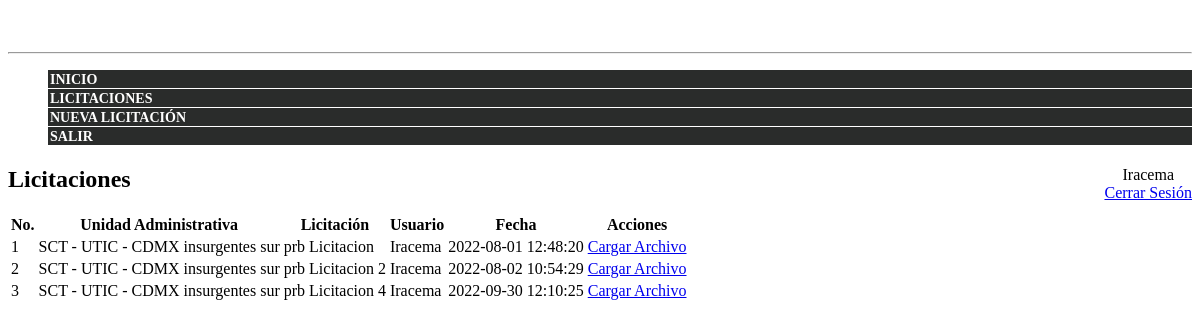
/admin/listLicitaciones.php (signed in), run on the app's committed database.
### tables this page shows
CREATE TABLE `usuarios` (
  `idUsuario` int(11) NOT NULL,
  `idRol` int(11) DEFAULT NULL,
  `idUnAd` int(11) DEFAULT NULL,
  `nombre` varchar(100) DEFAULT NULL,
  `apPaterno` varchar(100) DEFAULT NULL,
  `apMaterno` varchar(100) DEFAULT NULL,
  `correo` varchar(150) DEFAULT NULL,
  `password` varchar(150) DEFAULT NULL,
  `activo` int(11) NOT NULL DEFAULT 0,
  `fechaCreacion` datetime NOT NULL DEFAULT current_timestamp()
);

CREATE TABLE `licitaciones` (
  `idLicitacion` int(11) NOT NULL,
  `idUnAd` int(11) DEFAULT NULL,
  `idUsuario` int(11) DEFAULT NULL,
  `licitacion` text DEFAULT NULL,
  `activo` int(11) NOT NULL DEFAULT 0,
  `fechaCreacion` datetime NOT NULL DEFAULT current_timestamp()
);

CREATE TABLE `unidad_admin` (
  `idUniAd` int(11) NOT NULL,
  `unidadAdmin` varchar(500) DEFAULT NULL,
  `activo` int(11) NOT NULL DEFAULT 0,
  `fechaCreacion` datetime NOT NULL DEFAULT current_timestamp()
);

### brules/usuariosObj.php (called while the page is built, shortened)
<?php
$dirname = dirname(__DIR__);
include_once  $dirname.'/database/usuariosBD.php';
include_once  $dirname.'/database/datosBD.php';
class usuariosObj {
    public function UserByID($id){
        $usrDS = new usuariosBD();
        $obj = new usuariosObj();
        $datosBD = new datosBD();
        $result = $usrDS->UserByID($id);
        return $datosBD->setDatos($result, $obj);
    }
}

### common/config.php (called while the page is built, shortened)
<?php
$cfg_server='127.0.0.1';
$cfg_user='arturo';
$cfg_db='licitaciones_db';
$cfg_pw='beartree';
?>

### common/DataServices.php (called while the page is built, shortened)
<?php
class DataServices{
	private $m_HostName;
	private $m_UserNameDB;
	private $m_PasswordDB;
	private $m_DatabaseName;
	private $m_QueriesXML;
	private $connectionStatus;
	public function getProperties(){
            include 'config.php';
            $this->m_HostName = $cfg_server;
            $this->m_UserNameDB = $cfg_user;
            $this->m_PasswordDB = $cfg_pw;
            $this->m_DatabaseName = $cfg_db;
	 }
	public function OpenConnection(){
		if (!$this->connectionStatus){
                        $this->connectionStatus = mysqli_connect($this->m_HostName, $this->m_UserNameDB, $this->m_PasswordDB, $this->m_DatabaseName);
                        mysqli_query($this->connectionStatus, "SET NAMES 'utf8'");
		}
	}
	public function OpenXML(){
		if (file_exists('../common/CommandServices.xml')) {
			$xmlDoc = simplexml_load_file("../common/CommandServices.xml") ;
		}
		else{
			$xmlDoc = simplexml_load_file("common/CommandServices.xml") ;
		}
	 	$this->m_QueriesXML = $xmlDoc ;
	}
	private function validaParams($params){
		$retParams = array();
		foreach ($params as $param) {
			$retParams[] = str_replace("?","&quest;", $param);
		}
		return $retParams;
	}
	public function Execute($queryName, $param, $id = FALSE, $up = FALSE){
		$query = "Command[@id='$queryName']/query";
		$node = $this->m_QueriesXML->xpath($query) ;
		$queryStr = (string)$node[0];
		$param = $this->validaParams($param);
		$queryStr = $this->ReplaceParam($param, $queryStr);
		$result =  mysqli_query($this->connectionStatus,$queryStr);
		return $result;
	}
	public function ReplaceParam($param, $query)
	{
		foreach ($param as $value)
		{
			$pos = strpos($query, "?");
			$count = strlen($query);
			$query = substr_replace($query, $value, $pos, -($count-($pos-1)) );
			$count = strlen($query);
			$pos = strpos($query, "?");
			$query = substr_replace($query, "", $pos, -($count-($pos+1)) );
		}
		$query = str_ireplace("?"," ",$query);
		return $query;
	}
}
?>

### database/usuariosBD.php (called while the page is built, shortened)
<?php
$dirname = dirname(__DIR__);
include_once  $dirname.'/common/DataServices.php';
class usuariosBD {
    public function UserByID($idUser){
        $ds = new DataServices();
        $param[0]= $idUser;
        $result = $ds->Execute("UserByID", $param);
        return $result;
    }
}

### database/datosBD.php (called while the page is built, shortened)
<?php
class datosBD {
    public function setDatos($result, $objeto=array()){
        $myRows = ($result)?mysqli_fetch_object($result):NULL;
        if($myRows == NULL)
        {
        	return (object)$objeto;
        }
        else
        {
        	return $myRows;
    	}
    }
    public function arrDatosObj($result){
        $array = array();
        if ($result)
        {
            while ($myRows = mysqli_fetch_object($result)){
                $array[] = $myRows;
            }
        }
        return $array;
    }
}
    ?>

### brules/licitacionesObj.php (called while the page is built, shortened)
<?php
$dirname = dirname(__DIR__);
include_once  $dirname.'/database/licitacionesBD.php';
include_once  $dirname.'/database/datosBD.php';
class licitacionesObj{
    public function GetAllLicitaciones($licitacionesIds = ""){
        $ds = new licitacionesBD();
        $datosBD = new datosBD();
        $result = $ds->GetallLicitaciones($licitacionesIds);
        $array = $datosBD->arrDatosObj($result);
        return $array;
    }
}
?>

### database/licitacionesBD.php (called while the page is built, shortened)
<?php
$dirname = dirname(__DIR__);
include_once  $dirname.'/common/DataServices.php';
class licitacionesBD {
    public function GetallLicitaciones($licitacionesIds = ""){
        $ds = new DataServices();
        $param[0]= ($licitacionesIds != "")?" WHERE idUnAd IN (".$licitacionesIds.") ":"";
        $result = $ds->Execute("GetAllLicitaciones", $param);
        return $result;
    }
}
?>

### admin/listLicitaciones.php (the view, shortened to what this page needs)
<?php
include_once '../brules/usuariosObj.php';
include_once '../brules/licitacionesObj.php';
$usuariosObj = new usuariosObj();
$licitacionesObj = new licitacionesObj();
$datosUsr = $usuariosObj->UserByID($_SESSION['idUsuario']);
$colLicitaciones = $licitacionesObj->GetAllLicitaciones($id = "");
?>
<!DOCTYPE html>
<html lang="es">
<head>
    <link href="../css/style.css" rel="stylesheet">
    <link href="https://framework-gb.cdn.gob.mx/assets/styles/main.css" rel="stylesheet">
</head>
<body>
    <section class="section-internas">
        <div class="panel-body">
            <div class="container-fluid">
                <div class="row">
                    <div class="colmenu col-md-2 menu_bg ">
                        <br><br><hr>
                        <ul>
                            <li class="li_menu inicio"><a href="index.php">Inicio</a></li>
                            <li class="li_menu licitaciones"><a href="listLicitaciones.php">Licitaciones</a></li>
                            <li class="li_menu new_licitacion"><a href="frmLicitacion.php">Nueva Licitaci&oacute;n</a></li>
                            <li class="li_menu salir"><a href="logout.php">Salir</a></li>
                        </ul>
                    </div>
                    <div class="col-md-10">
                        <h1 class="titulo">Licitaciones <span class="pull-right"><?php echo $datosUsr->nombre; ?><br><a href="logout.php">Cerrar Sesi&oacute;n</a></span> </h1>
                        <div class="cont_iconos">
        			    <div class="row">
                            <div class="row">
                                <div class="col-md-12">
                                    <table class="table">
                                        <thead>
                                            <tr>
                                                <th>No.</th>
                                                <th>Unidad Administrativa</th>
                                                <th>Licitación</th>
                                                <th>Usuario</th>
                                                <th>Fecha</th>
                                                <th>Acciones</th>
                                            </tr>
                                        </thead>
                                        <tbody>
                                            <?php
                                            $cout = 0;
                                             foreach ($colLicitaciones AS $item) {
                                                $cout = $cout+1; ?>
                                            <tr>
                                                <td><?php echo $cout ?></td>
                                                <td><?php echo $item->unidadAdmin; ?></td>
                                                <td><?php echo $item->licitacion; ?></td>
                                                <td><?php echo $item->nombre; ?></td>
                                                <td><?php echo $item->fechaCreacion; ?></td>
                                                <td><a href="frmSubirArchivo.php?id=<?php echo $item->idLicitacion; ?>">Cargar Archivo</a></td>
                                            </tr>
                                        <?php } ?>
                                        </tbody>
                                    </table>
                                </div>
                            </div>
                        </div>
                    </div>
                </div>
            </div>
        </div>
    </section>
</body>
</html>

### css/style.css (style rules this page uses)
.pull-right { float: right!important; font-size: 16px; font-weight: 300; text-align: center; }
li { list-style: none; }
li.li_menu { background: #2a2c2b; border-bottom: 1px solid #fff; }
li.li_menu a { color: #fff; font-size: 14px !important; text-transform: uppercase; font-weight: 800; margin-left: 2px; text-decoration: none; }

### data on the page
usuarios: nombre "Iracema"
licitaciones: unidad_admin.unidadAdmin "SCT - UTIC - CDMX insurgentes sur", licitacion "prb Licitacion", idUsuario.nombre "Iracema", fechaCreacion "2022-08-01 12:48:20"
licitaciones: unidad_admin.unidadAdmin "SCT - UTIC - CDMX insurgentes sur", licitacion "prb Licitacion 2", idUsuario.nombre "Iracema", fechaCreacion "2022-08-02 10:54:29"
licitaciones: unidad_admin.unidadAdmin "SCT - UTIC - CDMX insurgentes sur", licitacion "prb Licitacion 4", idUsuario.nombre "Iracema", fechaCreacion "2022-09-30 12:10:25"
